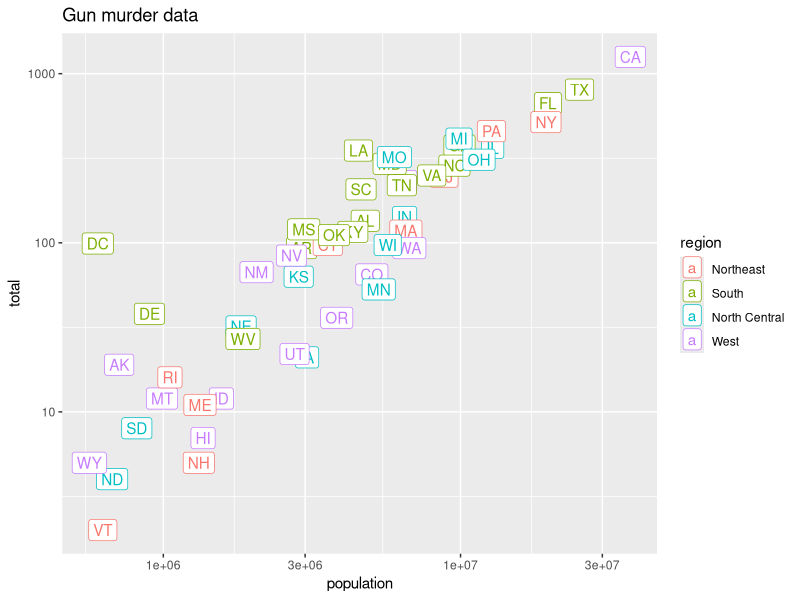
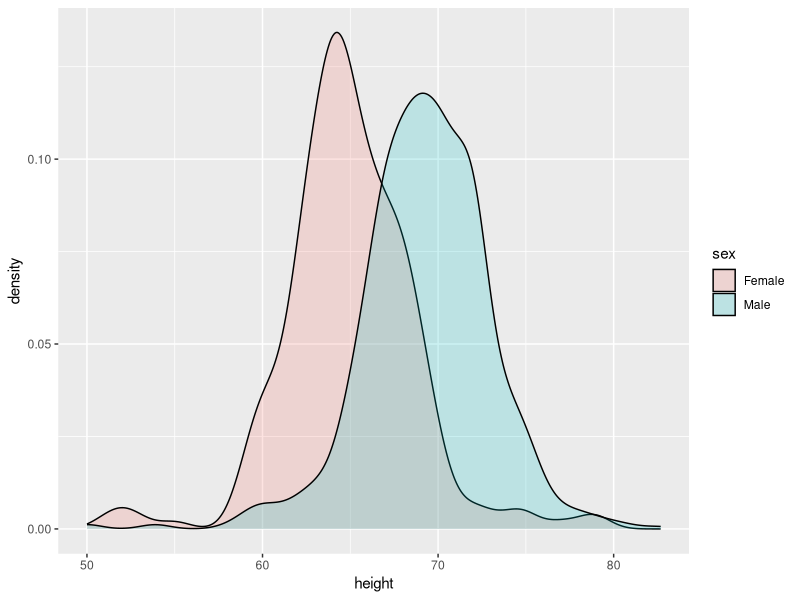
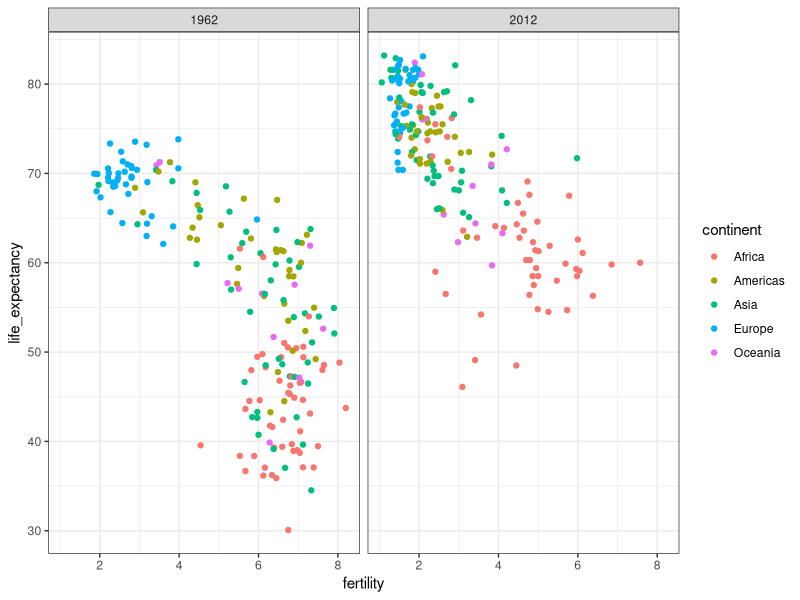
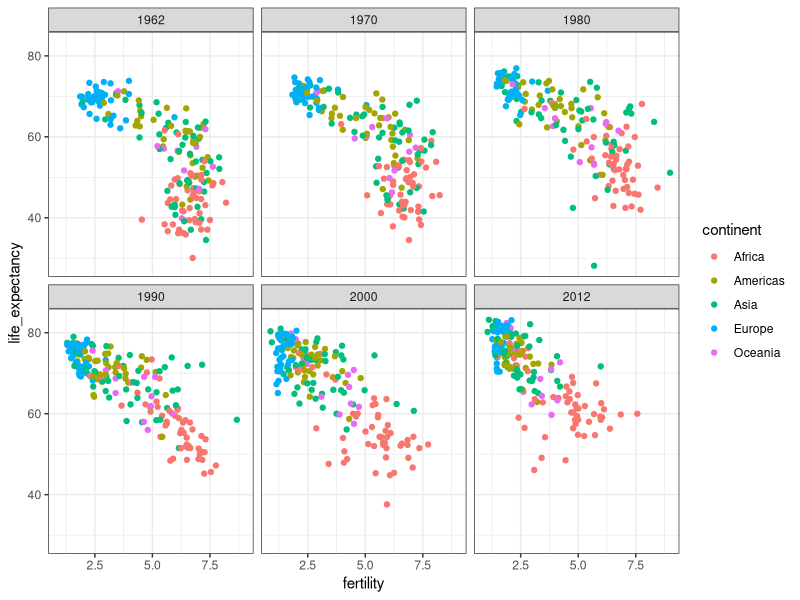
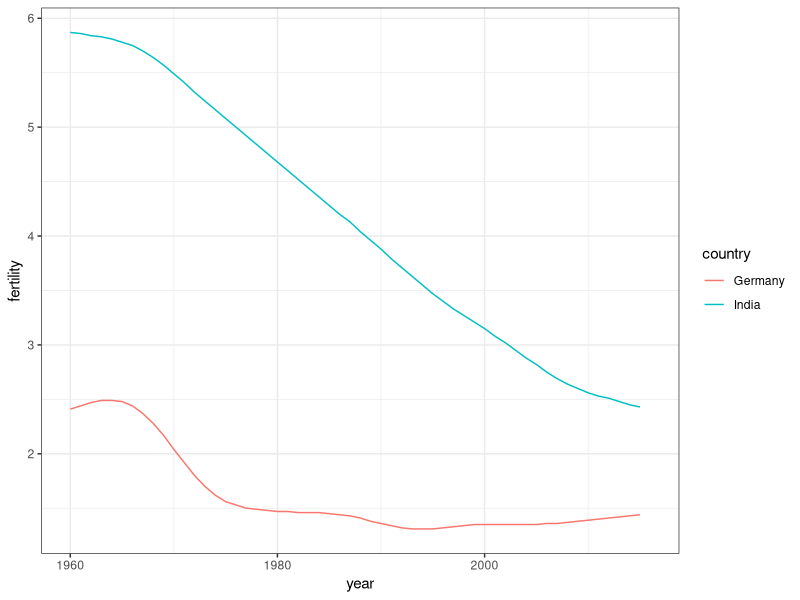
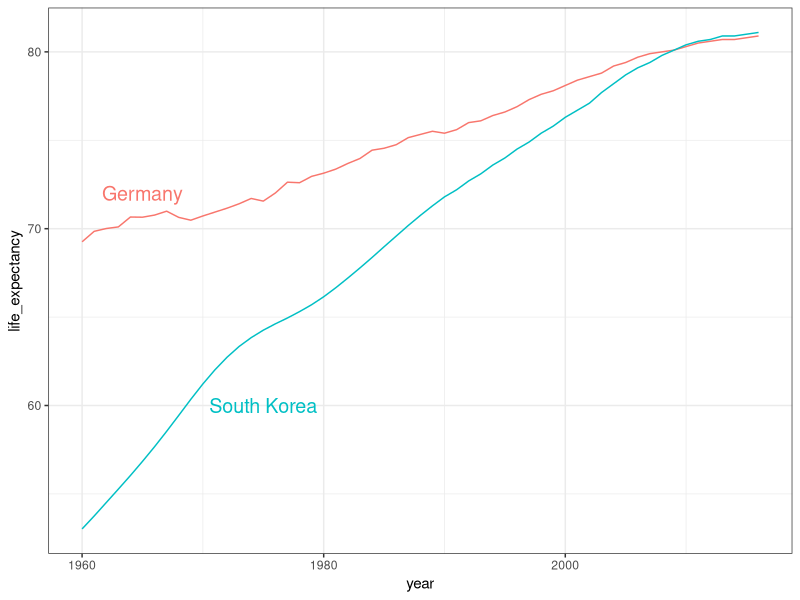
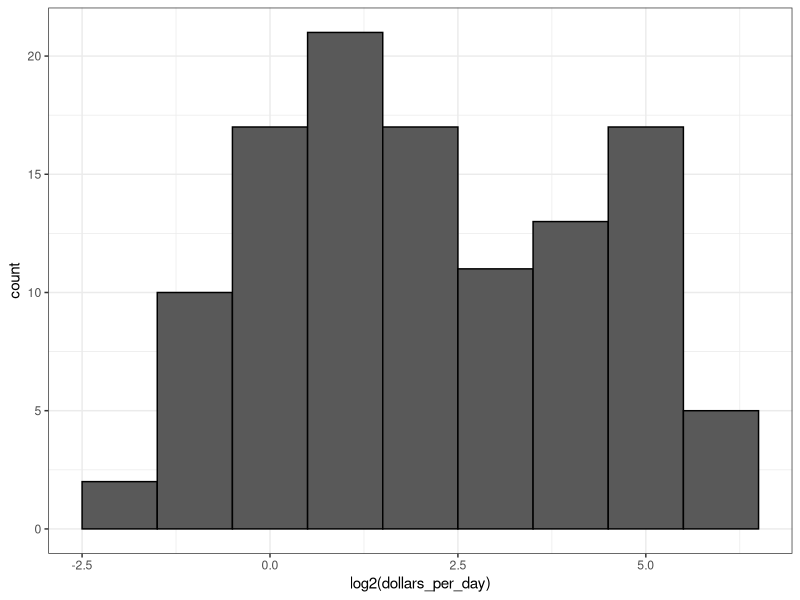
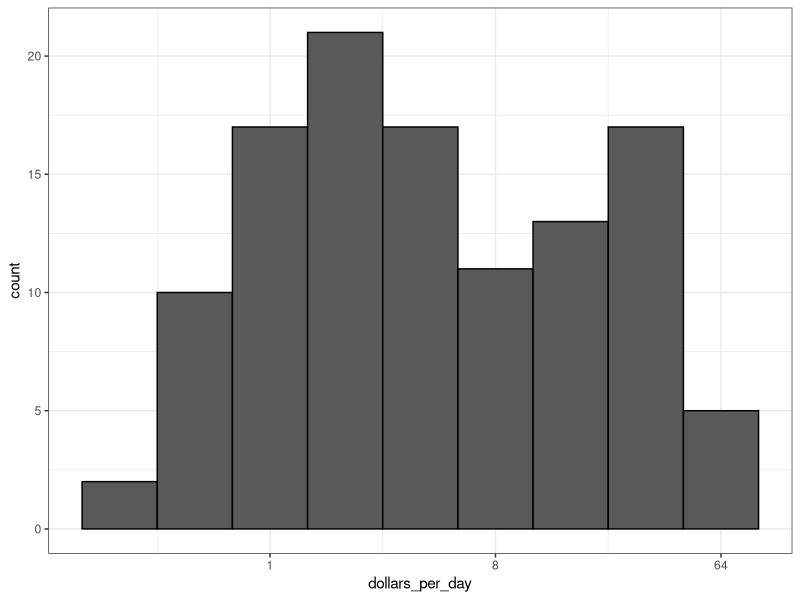

The R script that drew these images, in order: (Note: this script raises an error after producing the figures.)
library(dplyr)
library(ggplot2)
library(dslabs)
data(heights)
data(murders)
p <- ggplot(murders)

head(heights)

class(p)

# define ggplot object called p like in the previous exercise but using a pipe 
p <- heights %>% ggplot()

p <- murders %>% ggplot(aes(population, total, label=abb, color = region)) +
  geom_label()
p + scale_x_log10() + scale_y_log10() + ggtitle("Gun murder data")

p <- heights %>% ggplot(aes(height, fill = sex))
p + geom_density(alpha=0.2)

install.packages("tidyverse")
library(tidyverse)

s <- heights %>% 
  filter(sex == "Male") %>% 
  summarize(average=mean(height), standard_deviation = sd(height))
s

murders <- murders %>% mutate(murder_rate = total/population*100000)
head(murders)
summarise(murders, mean(murder_rate))

us_murder_rate <- murders %>% summarise(rate = sum(total)/sum(population)*100000)
us_murder_rate %>%  .$rate


#############################################

library(dplyr)
library(ggplot2)
library(dslabs)

data("gapminder")

gapminder %>% group_by(continent) %>% summarise(avg_mort=mean(infant_mortality, na.rm=TRUE))

ds_theme_set()
filter(gapminder, year %in% c(1962,2012)) %>% ggplot(aes(fertility, life_expectancy, color=continent)) +
  geom_point() + 
  facet_grid(.~year)

filter(gapminder, year %in% c(1962,1970, 1980, 1990, 2000, 2012)) %>% 
  ggplot(aes(fertility, life_expectancy, color=continent)) +
  geom_point() + 
  facet_wrap(~year)

filter(gapminder, country %in% c("Germany","India")) %>% 
  ggplot(aes(year, fertility, color=country)) +
  geom_line()

countries <- c("South Korea", "Germany")

# life expectancy time series - lines colored by country and labeled, no legend
labels <- data.frame(country = countries, x = c(1975, 1965), y = c(60, 72))
gapminder %>% filter(country %in% countries) %>%
  ggplot(aes(year, life_expectancy, col = country)) +
  geom_line() +
  geom_text(data = labels, aes(x, y, label = country), size = 5) +
  theme(legend.position = "none")

#####transformers
gapminder <- gapminder %>% mutate(dollars_per_day = gdp/population/365)
head(gapminder)

past_year <- 1970
gapminder %>% filter(year == past_year & !is.na(gdp)) %>% 
  ggplot(aes(log2(dollars_per_day))) +
  geom_histogram(binwidth = 1,color="black")

gapminder %>% filter(year == past_year & !is.na(gdp)) %>% 
  ggplot(aes(dollars_per_day)) +
  geom_histogram(binwidth = 1,color="black") +
  scale_x_continuous(trans = "log2")

levels(gapminder$region)

gapminder %>%
  filter(year == past_year & !is.na(gdp)) %>%
  mutate(region = reorder(region, dollars_per_day, FUN = median)) %>%    # reorder
  ggplot(aes(region, dollars_per_day, fill = continent)) +    # color by continent
  geom_boxplot() +
  theme(axis.text.x = element_text(angle = 90, hjust = 1)) +
  xlab("") +
  scale_y_continuous(trans = "log2") + geom_point(show.legend = FALSE)

# define Western countries
west <- c("Western Europe", "Northern Europe", "Southern Europe", "Northern America", "Australia and New Zealand")

present_year <- 2010

# facet by West vs devloping
gapminder %>%
  filter(year %in% c(past_year,present_year) & !is.na(gdp)) %>%
  mutate(group = ifelse(region %in% west, "West", "Developing")) %>%
  ggplot(aes(dollars_per_day)) +
  geom_histogram(binwidth = 1, color = "black") +
  scale_x_continuous(trans = "log2") +
  facet_grid(year ~ group)


# define countries that have data available in both years
country_list_1 <- gapminder %>%
  filter(year == past_year & !is.na(dollars_per_day)) %>% .$country
country_list_2 <- gapminder %>%
  filter(year == present_year & !is.na(dollars_per_day)) %>% .$country
country_list <- intersect(country_list_1, country_list_2)
# make histogram including only countries with data available in both years
gapminder %>%
  filter(year %in% c(past_year, present_year) & country %in% country_list) %>%    # keep only selected countries
  mutate(group = ifelse(region %in% west, "West", "Developing")) %>%
  ggplot(aes(dollars_per_day)) +
  geom_histogram(binwidth = 1, color = "black") +
  scale_x_continuous(trans = "log2") +
  facet_grid(year ~ group)


p <- gapminder %>%
  filter(year %in% c(past_year, present_year) & country %in% country_list) %>%
  mutate(region = reorder(region, dollars_per_day, FUN = median)) %>%
  ggplot() +
  theme(axis.text.x = element_text(angle = 90, hjust = 1)) +
  xlab("") + scale_y_continuous(trans = "log2")
p + geom_boxplot(aes(region, dollars_per_day, fill = continent)) +
  facet_grid(year ~ .)


# arrange matching boxplots next to each other, colored by year
p + geom_boxplot(aes(region, dollars_per_day, fill = factor(year)))



# smooth density plots - area under each curve adds to 1
gapminder %>%
  filter(year == past_year & country %in% country_list) %>%
  mutate(group = ifelse(region %in% west, "West", "Developing")) %>% group_by(group) %>%
  summarize(n = n()) %>% knitr::kable()


# smooth density plots - variable counts on y-axis
p <- gapminder %>%
  filter(year == past_year & country %in% country_list) %>%
  mutate(group = ifelse(region %in% west, "West", "Developing")) %>%
  ggplot(aes(dollars_per_day, y = ..count.., fill = group)) +
  scale_x_continuous(trans = "log2")
p + geom_density(alpha = 0.2, bw = 0.75) + facet_grid(year ~ .)


# add group as a factor, grouping regions
gapminder <- gapminder %>%
  mutate(group = case_when(
    .$region %in% west ~ "West",
    .$region %in% c("Eastern Asia", "South-Eastern Asia") ~ "East Asia",
    .$region %in% c("Caribbean", "Central America", "South America") ~ "Latin America",
    .$continent == "Africa" & .$region != "Northern Africa" ~ "Sub-Saharan Africa",
    TRUE ~ "Others"))

# reorder factor levels
gapminder <- gapminder %>%
  mutate(group = factor(group, levels = c("Others", "Latin America", "East Asia", "Sub-Saharan Africa", "West")))

# note you must redefine p with the new gapminder object first
p <- gapminder %>%
  filter(year %in% c(past_year, present_year) & country %in% country_list) %>%
  ggplot(aes(dollars_per_day, fill = group)) +
  scale_x_continuous(trans = "log2")

# stacked density plot
p + geom_density(alpha = 0.2, bw = 0.75, position = "stack") +
  facet_grid(year ~ .)

# weighted stacked density plot
gapminder %>%
  filter(year %in% c(past_year, present_year) & country %in% country_list) %>%
  group_by(year) %>%
  mutate(weight = population/sum(population*2)) %>%
  ungroup() %>%
  ggplot(aes(dollars_per_day, fill = group, weight = weight)) +
  scale_x_continuous(trans = "log2") +
  geom_density(alpha = 0.2, bw = 0.75, position = "stack") + facet_grid(year ~ .)


# add additional cases
gapminder <- gapminder %>%
  mutate(group = case_when(
    .$region %in% west ~ "The West",
    .$region %in% "Northern Africa" ~ "Northern Africa",
    .$region %in% c("Eastern Asia", "South-Eastern Asia") ~ "East Asia",
    .$region == "Southern Asia" ~ "Southern Asia",
    .$region %in% c("Central America", "South America", "Caribbean") ~ "Latin America",
    .$continent == "Africa" & .$region != "Northern Africa" ~ "Sub-Saharan Africa",
    .$region %in% c("Melanesia", "Micronesia", "Polynesia") ~ "Pacific Islands"))


# define a data frame with group average income and average infant survival rate
surv_income <- gapminder %>%
  filter(year %in% present_year & !is.na(gdp) & !is.na(infant_mortality) & !is.na(group)) %>%
  group_by(group) %>%
  summarize(income = sum(gdp)/sum(population)/365,
            infant_survival_rate = 1 - sum(infant_mortality/1000*population)/sum(population))
surv_income %>% arrange(income)

# plot infant survival versus income, with transformed axes
surv_income %>% ggplot(aes(income, infant_survival_rate, label = group, color = group)) +
  scale_x_continuous(trans = "log2", limit = c(0.25, 150)) +
  scale_y_continuous(trans = "logit", limit = c(0.875, .9981),
                     breaks = c(.85, .90, .95, .99, .995, .998)) +
  geom_label(size = 3, show.legend = FALSE) 

####################################

library(dplyr)
library(ggplot2)
library(dslabs)
data(gapminder)
str(gapminder)


z_theme <- function() {
  theme_bw(base_size=9) +
    #Background and Grid formatting
    theme(panel.background=element_rect(fill="#000000", color="#000000")) +
    theme(plot.background=element_rect(fill="#000000", color="#000000")) +
    theme(panel.border=element_rect(color="#252525")) +
    theme(panel.grid.major=element_blank()) +
    theme(panel.grid.minor=element_blank()) +
    #Legend formatting
    theme(legend.background = element_rect(fill="#000000")) +
    theme(legend.text = element_blank()) +
    theme(legend.title= element_blank())+
    theme(legend.position="none")+
    #Axis & Title Formatting
    theme(plot.title=element_text(color="#D9D9D9", size=20, vjust=1.25)) +
    theme(plot.subtitle=element_text(size=12,color="#BDBDBD", vjust=0)) +
    theme(plot.caption=element_text(size=12,color="#BDBDBD", vjust=0)) +
    theme(axis.ticks=element_blank()) +
    theme(axis.text.x=element_text(size=14,color="#BDBDBD")) +
    theme(axis.text.y=element_text(size=14,color="#BDBDBD")) +
    theme(axis.title.x=element_text(size=16,color="#BDBDBD", vjust=0)) +
    theme(axis.title.y=element_text(size=16,color="#BDBDBD", vjust=1.25))
}


#Exercise 2
gapminder %>% filter(year == 2012 & continent == "Africa" ) %>% 
  ggplot(aes(fertility, life_expectancy)) + 
  geom_point(shape=".", aes(color=region)) +
  geom_smooth(method=lm,formula=y~x+0,linetype=4,size=.5,se=F) +
  labs(title="AFrica 2012",
       subtitle="Fertility vs Life Expectency",
       x="Life expectency",
       y="Fertility",
       caption="created by Saurav Mitra")+
  z_theme()









head(gapminder)

#Exercise 3
df <- gapminder %>%   filter(year == 2012 & continent == "Africa" & fertility<=3 & life_expectancy>=70) %>% select( country, region)

#Exercise 4
tab <- gapminder %>% filter(year >= 1960 & year <= 2010 & country %in% c("Vietnam","United States"))

#Exercise 5
p <- tab %>% ggplot(aes(year, life_expectancy, color = country)) + geom_line()
p

#Exercise 6
gapminder %>% filter(year >= 1960 & year <= 2010 & country == "Cambodia") %>% 
  ggplot(aes(year, life_expectancy)) + geom_line()


#Exercise 9
daydollars %>% filter(year %in% c(1970, 2010)) %>% ggplot(aes(dollars_per_day)) + 
  geom_density() +
  scale_x_continuous(trans = "log2") + facet_grid(year~.)


daydollars <- gapminder %>% mutate(dollars_per_day = gdp/population/365) %>%
  filter(continent == "Africa" & year %in% c(1970, 2010) & !is.na(dollars_per_day))

daydollars %>% ggplot(aes(dollars_per_day, fill=region)) + 
  geom_density(bw=0.5, position = "stack") +
  scale_x_continuous(trans = "log2") + facet_grid(year~.)

#Exercise 11
library(dplyr)
library(ggplot2)
library(dslabs)
data(gapminder)

gapminder_Africa_2010 <- gapminder %>% 
  mutate(dollars_per_day = gdp/population/365) %>%
  filter(continent == "Africa" & year == 2010 & !is.na(dollars_per_day))

gapminder_Africa_2010 %>% ggplot(aes(dollars_per_day,infant_mortality, color=region)) +
  geom_point()

gapminder_Africa_2010 %>% 
  ggplot(aes(dollars_per_day,infant_mortality, color=region)) +
  geom_point() +
  scale_x_continuous(trans = "log2")

gapminder_Africa_2010 %>% 
  ggplot(aes(dollars_per_day,infant_mortality, color=region,label = country)) + geom_point() + scale_x_continuous(trans='log2') +
  geom_text()

#Exercise 15

gapminder_Africa_2010 <- gapminder %>% 
  mutate(dollars_per_day = gdp/population/365) %>%
  filter(continent == "Africa" & year %in% c(1970, 2010) & !is.na(year) & !is.na(infant_mortality) & !is.na(dollars_per_day))

gapminder_Africa_2010

gapminder_Africa_2010 %>% 
  ggplot(aes(dollars_per_day,infant_mortality, color=region,label = country)) + geom_point() + scale_x_continuous(trans='log2') +
  geom_text() + facet_grid(year~.)



library(dplyr)
library(ggplot2)
library(dslabs)
data(us_contagious_diseases)

dat <- us_contagious_diseases %>% filter(year == 1967 & disease=="Measles" & count>0 & !is.na(population)) %>%
  mutate(rate = count / population * 10000 * 52 / weeks_reporting) %>%
  mutate(state = reorder(state, rate))

dat %>% ggplot(aes(state, rate)) +
  geom_bar(stat="identity") +
  coord_flip()


library(dplyr)
library(ggplot2)
library(dslabs)
data("murders")
murders %>% mutate(rate = total/population*100000) %>% 
  mutate(region = reorder(region, rate, FUN=median)) %>%
  ggplot(aes(region, rate)) + geom_boxplot() + geom_point()


# import data and inspect
library(tidyverse)
library(dslabs)
data(us_contagious_diseases)
str(us_contagious_diseases)

# assign dat to the per 10,000 rate of measles, removing Alaska and Hawaii and adjusting for weeks reporting
the_disease <- "Measles"
dat <- us_contagious_diseases %>%
  filter(!state %in% c("Hawaii", "Alaska") & disease == the_disease) %>%
  mutate(rate = count / population * 10000 * 52/weeks_reporting) %>%
  mutate(state = reorder(state, rate))

# plot disease rates per year in California
dat %>% filter(state == "California" & !is.na(rate)) %>%
  ggplot(aes(year, rate)) +
  geom_line() +
  ylab("Cases per 10,000") +
  geom_vline(xintercept=1963, col = "blue")

library(RColorBrewer)
display.brewer.all(type="div")

# tile plot of disease rate by state and year
dat %>% ggplot(aes(year, state, fill=rate)) +
  geom_tile(color = "grey50") +
  scale_x_continuous(expand = c(0,0)) +
  scale_fill_gradientn(colors = RColorBrewer::brewer.pal(9, "Reds"), trans = "sqrt") +
  geom_vline(xintercept = 1963, col = "blue") +
  theme_minimal() + theme(panel.grid = element_blank()) +
  ggtitle(the_disease) +
  ylab("") +
  xlab("")

# compute US average measles rate by year
avg <- us_contagious_diseases %>%
  filter(disease == the_disease) %>% group_by(year) %>%
  summarize(us_rate = sum(count, na.rm = TRUE)/sum(population, na.rm = TRUE)*10000)

# make line plot of measles rate by year by state
dat %>%
  filter(!is.na(rate)) %>%
  ggplot() +
  geom_line(aes(year, rate, group = state), color = "grey50", 
            show.legend = FALSE, alpha = 0.2, size = 1) +
  geom_line(mapping = aes(year, us_rate), data = avg, size = 1, col = "red") +
  scale_y_continuous(trans = "sqrt", breaks = c(5, 25, 125, 300)) +
  ggtitle("Cases per 10,000 by state") +
  xlab("") +
  ylab("") +
  geom_text(data = data.frame(x = 1955, y = 50),
            mapping = aes(x, y, label = "US average"), color = "black") +
  geom_vline(xintercept = 1963, col = "blue")




############################################
#######PROBABILITY##################
###################################

library(tidyverse)

beads <-  rep(c("red", "blue"), times= c(2, 3))
beads

sample(beads, 1)

event <- replicate(10000, sample(beads,1))

tab <- table(event)
prop.table(tab)


events <- sample(beads, 10000, replace = TRUE)
prop.table(table(events))
?permutations
library(gtools)
all_phone_numbers <- permutations(10,7, v=0:9)
n <- nrow(all_phone_numbers)
index <- sample(n, 12)
all_phone_numbers[index,]

library(gtools)

suits <- c("Diamonds", "Clubs", "Hearts", "Spades")
numbers <- c("Ace", "Deuce", "Three", "Four", "Five", "Six", "Seven", "Eight", "Nine", "Ten", "Jack", "Queen", "King")
deck <- expand.grid(number = numbers, suit = suits)
deck
deck <- paste(deck$number, deck$suit)
deck
?permutations
hands <- permutations(52,2, v = deck)
hands

hands[,1]





#Code: Monte Carlo simulation of stick strategy
B <- 10000
stick <- replicate(B, {
  doors <- as.character(1:3)
  prize <- sample(c("car","goat","goat"))    # puts prizes in random order
  prize_door <- doors[prize == "car"]    # note which door has prize
  my_pick  <- sample(doors, 1)    # note which door is chosen
  show <- sample(doors[!doors %in% c(my_pick, prize_door)],1)    # open door with no prize that isn't chosen
  stick <- my_pick    # stick with original door
  stick == prize_door    # test whether the original door has the prize
})

mean(stick)    # probability of choosing prize door when sticking


#Code: Monte Carlo simulation of switch strategy
switch <- replicate(B, {
  doors <- as.character(1:3)
  prize <- sample(c("car","goat","goat"))    # puts prizes in random order
  prize_door <- doors[prize == "car"]    # note which door has prize
  my_pick  <- sample(doors, 1)    # note which door is chosen first
  show <- sample(doors[!doors %in% c(my_pick, prize_door)], 1)    # open door with no prize that isn't chosen
  switch <- doors[!doors%in%c(my_pick, show)]    # switch to the door that wasn't chosen first or opened
  switch == prize_door    # test whether the switched door has the prize
})
mean(switch)    # probability of choosing prize door when switching



?sample
?sapply


######################################################

library(gtools)
library(tidyverse)
options(digits = 3)    # report 3 significant digits

#3 Medals | 8 runners | 3 from Jamaica | 

#How many different ways can the 3 medals be distributed across 8 runners?
permutations(8, 3)

#How many different ways can the three medals be distributed among the 
#3 runners from Jamaica?
permutations(3,3)

#What is the probability that all 3 medals are won by Jamaica?
3/8*2/7*1/6

#Run a Monte Carlo simulation on this vector representing the countries 
#of the 8 runners in this race:
#
#runners <- c("Jamaica", "Jamaica", "Jamaica", "USA", "Ecuador", "Netherlands", "France", "South Africa")
#
#For each iteration of the Monte Carlo simulation, within a replicate loop, 
#select 3 runners representing the 3 medalists and check whether they are 
#all from Jamaica. Repeat this simulation 10,000 times. Set the seed to 1 
#before running the loop.
#
#Calculate the probability that all the runners are from Jamaica.
runners <- c("Jamaica", "Jamaica", "Jamaica", "USA", 
             "Ecuador", "Netherlands", "France", "South Africa")

set.seed(1)
#?sample
results <- replicate(10000, {
  runner <- sample(8, 3)
  
  all(runner[1] ==1, runner[2] == 2, runner[3] == 3)
})

mean(results)

#Question 2: Restaurant management
#1 entree, 2 sides, and 1 drink. 
#He currently offers a choice of 1 entree from a list of 6 options, 
#a choice of 2 sides from a list of 6 options, 
#a choice of 1 drink from a list of 2 options.
nrow(combinations(6,1))*nrow(combinations(6,2))*nrow(combinations(2,1))

nrow(combinations(6,1))*nrow(combinations(6,3))*nrow(combinations(3,1))

e <- 9

testfunc <- function(e){
  nrow(combinations(e,1))*nrow(combinations(6,2))*nrow(combinations(3,1))
}

sapply(seq(1,12), testfunc)
testfunc(9)


s <- 3

testfunc1 <- function(s){
  nrow(combinations(6,1))*nrow(combinations(s,2))*nrow(combinations(3,1))
}

sapply(2:12, testfunc1)
testfunc1(6)


library(tidyverse)
head(esoph)

high_alcgp <- esoph %>% filter(alcgp == max(esoph$alcgp))
head(high_alcgp)
(sum(high_alcgp$ncases))/(sum(esoph$ncases) + sum(esoph$ncontrols))
(sum(high_alcgp$ncontrols))/(sum(esoph$ncontrols) + sum(esoph$ncases))
.038/.057



high_tobgp <- esoph %>% filter(tobgp == max(esoph$tobgp))
head(high_tobgp)
(sum(high_tobgp$ncontrols))/(sum(esoph$ncontrols))

high_tob_alcgp <- esoph %>% filter(tobgp == max(esoph$tobgp) 
                                   | alcgp == max(esoph$alcgp))
head(high_tob_alcgp)
(sum(high_tob_alcgp$ncontrols))/(sum(esoph$ncontrols))
(sum(high_tob_alcgp$ncases))/(sum(esoph$ncases))

.33/.13



library(tidyverse)
library(dslabs)
data(heights)
x <- heights %>% filter(sex=="Male") %>% pull(height)
x
F <- function(a) mean(x <= a)

1 - F(70)    # probability of male taller than 70 inches


########################################################

avg <- 20.9
sd <- 5.7

set.seed(16, sample.kind = "Rounding")

act_scores <- rnorm(10000, avg, sd)
head(act_scores)
hist(act_scores)

avg <- mean(act_scores)
sd <- sd(act_scores)

sum(act_scores<=10)/10000

x <- 1:36

f_x <- function(x){
  dnorm(avg, sd)  
}

length(f_x)
plot(dnorm, from = 1,to=36)

#####################################

head(act_scores)
avg
sd

z_scores <- (act_scores-avg)/sd
head(z_scores)

sum(z_scores > 2)/length(z_scores)

head(z_scores)

z_frame <- data.frame(z_scores)

head(z_frame)

a <- z_frame %>% filter(z_frame$z_scores >=2)

sort(a$z_scores)

2.000335*sd+ avg

?qnorm
qnorm(.975)


p <- seq(0.01, 0.99, 0.01)
head(p)

sample_quantiles <- qnorm(p, avg, sd)

#4d.
theoretical_quantiles <- qnorm(p, 20.9, 5.7)

qqplot(theoretical_quantiles, sample_quantiles)

###############################


# sampling model 1: define urn, then sample
color <- rep(c("Black", "Red", "Green"), c(18, 18, 2)) # define the urn for the sampling model
n <- 1000
X <- sample(ifelse(color == "Red", -1, 1), n, replace = TRUE)    # 1000 draws from urn, -1 if red, else +1
X[1:10]    # first 10 outcomes

# sampling model 2: define urn inside sample function by noting probabilities
x <- sample(c(-1, 1), n, replace = TRUE, prob = c(9/19, 10/19))    # 1000 independent draws
S <- sum(x)    # total winnings = sum of draws
S


n <- 1000    # number of roulette players
B <- 10000    # number of Monte Carlo experiments
S <- replicate(B, {
  X <- sample(c(-1,1), n, replace = TRUE, prob = c(9/19, 10/19))    # simulate 1000 roulette spins
  sum(X)    # determine total profit
})

mean(S < 0)    # probability of the casino losing money

library(tidyverse)

s <- seq(min(S), max(S), length = 100)    # sequence of 100 values across range of S
normal_density <- data.frame(s = s, f = dnorm(s, mean(S), sd(S))) # generate normal density for S
data.frame (S = S) %>%    # make data frame of S for histogram
  ggplot(aes(S, ..density..)) +
  geom_histogram(color = "black", binwidth = 10) +
  ylab("Probability") +
  geom_line(data = normal_density, mapping = aes(s, f), color = "blue")



### Standard error
abs((17 - -1))*sqrt(p_green*p_not_green) / sqrt(n)


######

options(digits = 3)

#Incorrect    -0.25
#Correct      +1.0
#44 ques   5 ans each

#prob of guessing a question
prob_correct <- 0.25
prob_incorrect <- 0.75

44*0.25*1 + 0.75*0

abs((1 - -.25))*sqrt(prob_correct*prob_incorrect) / sqrt(44)

set.seed(21, sample.kind = "Rounding")
S<- replicate(10000, {
  X <- sample(c(1, -.25), 44, replace = TRUE, prob = c(prob_correct, prob_incorrect))
  sum(X)
})

mean(S>=8)

p <- seq(0.25, 0.95, 0.05)
head(p)
avg <- 44 * (1*p + 0*(1-p))
se <- sqrt(44) * (1 - 0)*sqrt(p*(1-p))

data.frame(1-pnorm(35, avg, se))
p[13]


#Q3a
p_win <- 5/38
p_win
p_loss <- (1-p_win)
p_loss
win <- 6
loss <- -1
n <- 500

#3a
avg <- (win*p_win + loss*p_loss)/500
avg

#3b
se <- sqrt(1) * (win - loss)*sqrt(p_win*(1-p_win))
se

#3c
(win*p_win + loss*p_loss)

S<- replicate(10000, {
  X <- sample(c(win, loss), n, replace = TRUE, prob = c(p_win, p_loss))
  mean(X)
})
S
mean(S)

#3d
sd(S)

#3e
avg <- 500*(win*p_win + loss*p_loss)

#3f
se <- sqrt(500) * (win - loss)*sqrt(p_win*(1-p_win))

#3g
pnorm(0, avg, se)



##############

n <- 1000
loss_per_foreclosure <- -200000
p <- 0.02
defaults <- sample( c(0,1), n, prob=c(1-p, p), replace = TRUE)
sum(defaults * loss_per_foreclosure)

B <- 10000
losses <- replicate(B, {
  defaults <- sample( c(0,1), n, prob=c(1-p, p), replace = TRUE) 
  sum(defaults * loss_per_foreclosure)
})
sum(losses)
library(tidyverse)
data.frame(losses_in_millions = losses/10^6) %>%
  ggplot(aes(losses_in_millions)) +
  geom_histogram(binwidth = 0.6, col = "black")


n*(p*loss_per_foreclosure + (1-p)*0)    # expected value 
sqrt(n)*abs(loss_per_foreclosure)*sqrt(p*(1-p))    # standard error


l <- loss_per_foreclosure
z <- qnorm(0.01)
x <- -l*( n*p - z*sqrt(n*p*(1-p)))/ ( n*(1-p) + z*sqrt(n*p*(1-p)))
x    # required profit when loan is not a foreclosure
x/180000    # interest rate
loss_per_foreclosure*p + x*(1-p)    # expected value of the profit per loan
n*(loss_per_foreclosure*p + x*(1-p)) # expected value of the profit over n loans

B <- 100000
profit <- replicate(B, {
  draws <- sample( c(x, loss_per_foreclosure), n, 
                   prob=c(1-p, p), replace = TRUE) 
  sum(draws)
})
mean(profit)    # expected value of the profit over n loans
mean(profit<0)    # probability of losing money


############################

#The big short assesment
options(digits = 3)
library(tidyverse)
library(dslabs)
data(death_prob)
head(death_prob)


hist(death_prob$prob)

death_prob %>% ggplot(aes(age, prob)) + geom_line()




############################
############################
############################


#####Modelling


library(tidyverse)
library(dslabs)
ds_theme_set()
take_poll(25)

#Spread = 2p - 1

#Standard error of each sample average
#se <- sqrt(p*(1-p)/N)

p <- 0.8
N <- 100
B <- 10000

X_hat <- replicate(B, {
  X <- sample(c(0,1), N, replace = TRUE, prob=c(p,1-p))
  mean(X)
})

mean(X_hat)
sd(X_hat)

library(tidyverse)
library(gridExtra)

data.frame(X_hat = X_hat) %>% 
  ggplot(aes(X_hat)) +
  geom_histogram(binwidth = 0.005, color="red")


N <- seq(100, 5000, len = 100)
p <- 0.5
se <- sqrt(p*(1-p)/N)
se
data <- data.frame(N_size=N, se_list=se)
data
plot(data)
data 

qqnorm(se)
qqline(se)

?pnorm


qnorm(0.95)
pnorm(1.96)


(2*X_hat - 1) + c(-2, 2)*2*sqrt(X_hat*(1-X_hat)/N)
###########################

library(dplyr)
library(dslabs)
data("polls_us_election_2016")
str(polls_us_election_2016)

polls <- polls_us_election_2016 %>% 
  filter(enddate >= as.Date("2016-10-31") & state == "U.S.")

nrow(polls)

N <- polls$samplesize[1]
print(N)
X_hat <- polls$rawpoll_clinton[1]/100
print(X_hat)

se_hat <- sqrt(X_hat*(1-X_hat)/N)
print(se_hat)

ci <- X_hat + c(-1,1)*qnorm(0.975)*se_hat
ci

head(polls)

# Create a new object called `pollster_results` that contains columns for pollster name, end date, X_hat, se_hat, lower confidence interval, and upper confidence interval for each poll.
pollster_results <- polls %>% mutate(X_hat = polls$rawpoll_clinton/100, se_hat = sqrt(X_hat*(1-X_hat)/samplesize),
                                     lower = X_hat - qnorm(0.975)*se_hat, upper = X_hat + qnorm(0.975)*se_hat) %>%
  select(pollster, enddate, X_hat, se_hat, lower, upper)



# Add a logical variable called `hit` that indicates whether the actual value exists within the confidence interval of each poll. Summarize the average `hit` result to determine the proportion of polls with confidence intervals include the actual value. Save the result as an object called `avg_hit`.
avg_hit <- polls %>% mutate(X_hat = polls$rawpoll_clinton/100, se_hat = sqrt(X_hat*(1-X_hat)/samplesize),
                            lower = X_hat - qnorm(0.975)*se_hat, upper = X_hat + qnorm(0.975)*se_hat, 
                            hit = lower<=0.482 & upper>=0.482) %>%
  select(pollster, enddate, X_hat, lower, upper, hit) %>%
  summarize(mean(hit))
